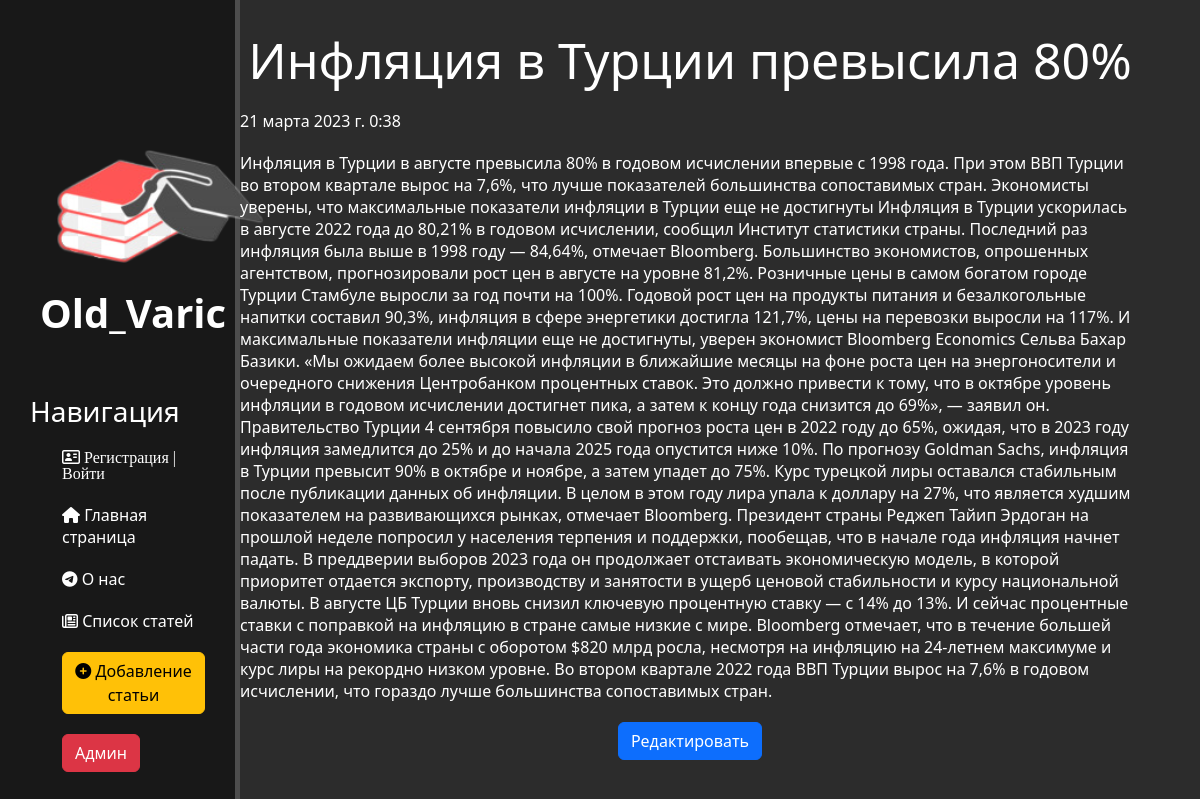
The page /news/8 (signed in) on the database its author committed.
### news/models.py (models this page shows, shortened)
class Articles(models.Model):
    title = models.CharField('Название', max_length=50)
    anons = models.CharField('Анонс', max_length=250)
    full_text = models.TextField('Статья')
    date = models.DateTimeField('Дата публикации')
    class Meta:
        verbose_name = 'Новость'
        verbose_name_plural = 'Новости'

### news/views.py (the view)
# urls.py: path('<int:pk>', views.NewsDV.as_view(), name='news-detail'),
class NewsDV(LoginRequiredMixin, DetailView):
    model = Articles
    template_name = 'news/details_view.html'
    context_object_name = 'article'
    raise_exception = True

### news/templates/news/details_view.html (shortened to what this page needs)
{% extends 'main/base.html' %}
{% block content %}
    <div class="features">
       <h1>{{ article.title }}</h1>
        <p>{{ article.date }}</p>
        <p>{{ article.full_text }}</p>
        <a href="{% url 'news-update' article.id %}" class="btn btn-primary">Редактировать</a>
    </div>
{% endblock %}

### main/static/main/css/style.css (style rules this page uses)
body { background: #2c2c2c; }
main .features { float: left; color: #fff; margin-top: 30px; text-align: center; width: 75%; }
main .features h1 { font-size: 50px; }
main .features p { text-align: left; max-width: 1000px; margin: 20px auto }
* { box-sizing: border-box }
body { line-height: var(--bs-body-line-low); }
a { color: dodgerblue; }

### main/templates/main/base.html (style rules this page uses)
a { text-decoration: none; }

### rows shown on the page
Articles: title "Инфляция в Турции превысила 80%", date "21 марта 2023 г. 0:38", full_text "Инфляция в Турции в августе превысила 80% в годовом исчислении впервые с 1998 года. При этом ВВП Турции во втором квартале вырос на 7,6%, что лучше показателей большинства сопоставимых стран. Экономисты уверены, что максимальные показатели инфляции в Турции еще не достигнуты Инфляция в Турции ускорилась в августе 2022 года до 80,21% в годовом исчислении, сообщил Институт статистики страны. Последний раз инфляция была выше в 1998 году — 84,64%, отмечает Bloomberg. Большинство экономистов, опрошенных агентством, прогнозировали рост цен в августе на уровне 81,2%. Розничные цены в самом богатом городе Турции Стамбуле выросли за год почти на 100%. Годовой рост цен на продукты питания и…"
